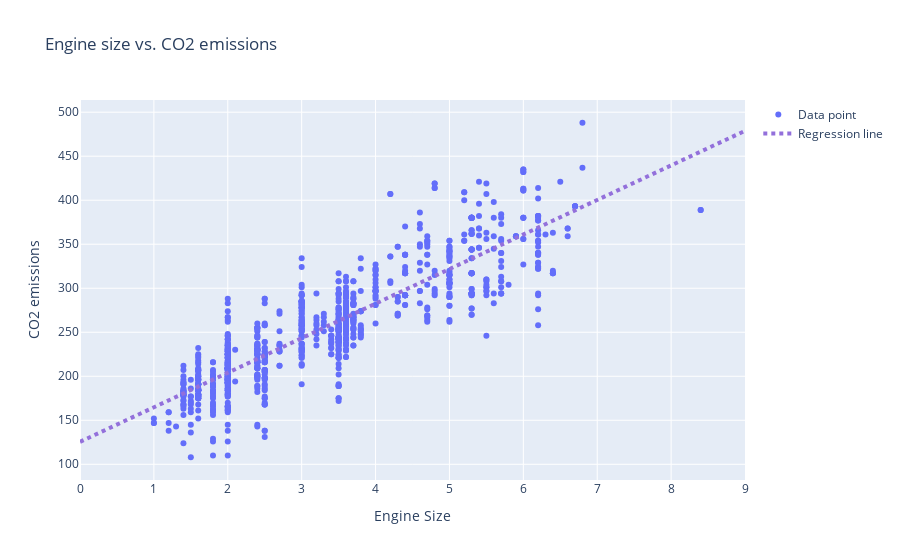

Write notebook code for a chart like this one.
### Markdown cell above
We can plot the fit line over the data:

### Code cell
# plot the regression line on top of the scatter plot
inter = float(regression_model.intercept_)
coef = float(regression_model.coef_)
x = np.arange(10)

fig.add_trace(
	go.Scatter(
		x =x,
		y = inter + coef*x,
		mode="lines",
		line=dict(
			color="MediumPurple",
			width=4,
			dash="dot",
    	),
		name="Regression line"
	)
)

fig.show()

### Figure 1 — Plotly figure (JSON) as saved in the notebook; plotly's stock layout.template omitted (floating-point values rounded to 4 significant figures; data arrays with more than 128 entries replaced by an {"elided": "..."} marker saying what was removed)
{"data": [{"mode": "markers", "name": "Data point", "type": "scatter", "x": {"elided": "1067 float values"}, "y": {"elided": "1067 int values"}}, {"line": {"color": "MediumPurple", "dash": "dot", "width": 4}, "mode": "lines", "name": "Regression line", "type": "scatter", "x": [0, 1, 2, 3, 4, 5, 6, 7, 8, 9], "y": [125.5, 164.8, 204.0, 243.3, 282.5, 321.8, 361.0, 400.3, 439.5, 478.8]}], "layout": {"title": {"text": "Engine size vs. CO2 emissions"}, "xaxis": {"title": {"text": "Engine Size"}}, "yaxis": {"title": {"text": "CO2 emissions"}}}}
